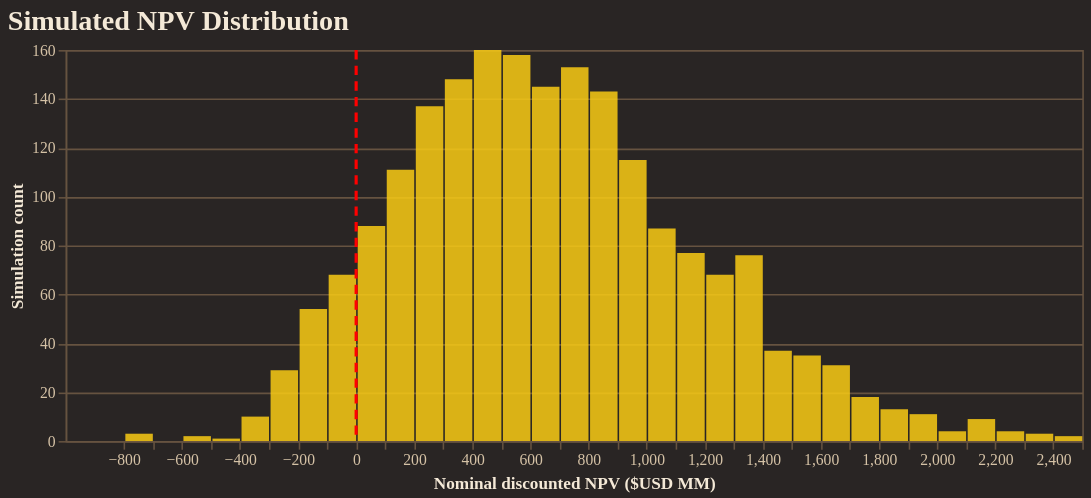

Write notebook code for a chart like this one.
### Code cell
from resgo.plotting.tables import npv_USD
import numpy as np
import pandas as pd

npv = npv_USD(
    simpack,
    nominal=True,
    discounted=True,
    success_only=False,
)
npv_usd = npv.to_numpy().ravel()
npv_df = pd.DataFrame({"npv_usd_mm": npv_usd / 1e6})

histogram = (
    alt.Chart(npv_df)
    .mark_bar(color="#FACC15", opacity=0.85)
    .encode(
        x=alt.X(
            "npv_usd_mm:Q",
            bin=alt.Bin(maxbins=60),
            title="Nominal discounted NPV ($USD MM)",
        ),
        y=alt.Y("count():Q", title="Simulation count"),
        tooltip=[alt.Tooltip("count():Q", title="Count")],
    )
    .properties(
        width=650,
        height=250,
        title="Simulated NPV Distribution",
    )
)

break_even = (
    alt.Chart(pd.DataFrame({"npv_usd_mm": [0]}))
    .mark_rule(color="red", strokeDash=[6, 4], strokeWidth=2)
    .encode(x="npv_usd_mm:Q")
)

fig = alt.layer(histogram, break_even)
fig.show()

### Figure 1 — Vega-Lite specification as saved in the notebook (floating-point values rounded to 4 significant figures; data arrays with more than 128 entries replaced by an {"elided": "..."} marker saying what was removed)
{"config": {"background": "#292524", "view": {"fill": "#292524", "stroke": "#665340"}, "title": {"color": "#f4e9d7", "font": "Merriweather", "fontSize": 18, "fontWeight": 600, "subtitleColor": "#d5c2a6", "anchor": "start"}, "axis": {"domainColor": "#665340", "gridColor": "#665340", "tickColor": "#665340", "labelColor": "#d5c2a6", "titleColor": "#f4e9d7", "labelFont": "Merriweather", "titleFont": "Merriweather"}, "legend": {"titleColor": "#f4e9d7", "labelColor": "#d5c2a6", "labelFont": "Merriweather", "titleFont": "Merriweather", "orient": "top-right", "symbolType": "circle"}, "header": {"labelColor": "#d5c2a6", "titleColor": "#f4e9d7", "labelFont": "Merriweather", "titleFont": "Merriweather"}, "mark": {"color": "#c78d3b"}, "line": {"color": "#c78d3b"}, "bar": {"color": "#c78d3b"}, "point": {"color": "#ddb06d"}, "area": {"color": "#c78d3b", "opacity": 0.35}, "text": {"color": "#f4e9d7", "font": "Merriweather"}, "range": {"category": ["#5DA5DA", "#F28E2B", "#59C36A", "#E15759", "#B07AA1", "#4ECDC4", "#FF9DA7", "#EDC948"]}}, "layer": [{"data": {"name": "data-ac3624f666057735c6f2a8a0accb92f4"}, "mark": {"type": "bar", "color": "#FACC15", "opacity": 0.85}, "encoding": {"tooltip": [{"aggregate": "count", "title": "Count", "type": "quantitative"}], "x": {"bin": {"maxbins": 60}, "field": "npv_usd_mm", "title": "Nominal discounted NPV ($USD MM)", "type": "quantitative"}, "y": {"aggregate": "count", "title": "Simulation count", "type": "quantitative"}}, "title": "Simulated NPV Distribution"}, {"data": {"name": "data-83a0ef6621ce3be6c7bd66d40cf7fe67"}, "mark": {"type": "rule", "color": "red", "strokeDash": [6, 4], "strokeWidth": 2}, "encoding": {"x": {"field": "npv_usd_mm", "type": "quantitative"}}}], "height": 250, "width": 650, "$schema": "https://vega.github.io/schema/vega-lite/v5.20.1.json", "datasets": {"data-ac3624f666057735c6f2a8a0accb92f4": {"elided": "2000 records"}, "data-83a0ef6621ce3be6c7bd66d40cf7fe67": [{"npv_usd_mm": 0}]}}
